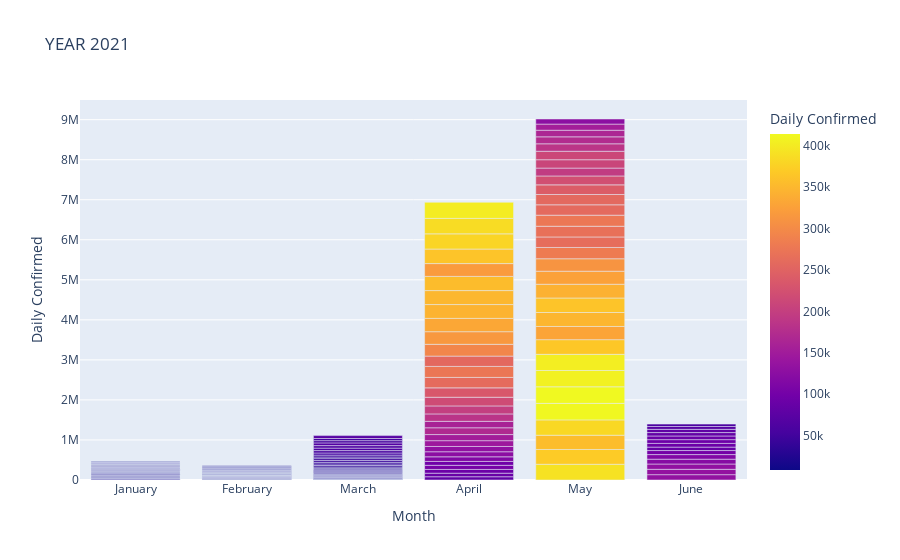

Source (notebook cell):
### Code cell
px.bar(data2,x='Month',y='Daily Confirmed',title='YEAR 2021',color='Daily Confirmed')

### Figure 1 — Plotly figure (JSON) as saved in the notebook; plotly's stock layout.template omitted (floating-point values rounded to 4 significant figures; data arrays with more than 128 entries replaced by an {"elided": "..."} marker saying what was removed)
{"data": [{"alignmentgroup": "True", "hovertemplate": "Month=%{x}<br>Daily Confirmed=%{marker.color}<extra></extra>", "legendgroup": "", "marker": {"color": {"elided": "165 int values"}, "coloraxis": "coloraxis"}, "name": "", "offsetgroup": "", "orientation": "v", "showlegend": false, "textposition": "auto", "type": "bar", "x": {"elided": "165 str values"}, "xaxis": "x", "y": {"elided": "165 int values"}, "yaxis": "y"}], "layout": {"barmode": "relative", "coloraxis": {"colorbar": {"title": {"text": "Daily Confirmed"}}, "colorscale": [[0, "#0d0887"], [0.1111, "#46039f"], [0.2222, "#7201a8"], [0.3333, "#9c179e"], [0.4444, "#bd3786"], [0.5556, "#d8576b"], [0.6667, "#ed7953"], [0.7778, "#fb9f3a"], [0.8889, "#fdca26"], [1, "#f0f921"]]}, "legend": {"tracegroupgap": 0}, "title": {"text": "YEAR 2021"}, "xaxis": {"anchor": "y", "domain": [0, 1], "title": {"text": "Month"}}, "yaxis": {"anchor": "x", "domain": [0, 1], "title": {"text": "Daily Confirmed"}}}}
